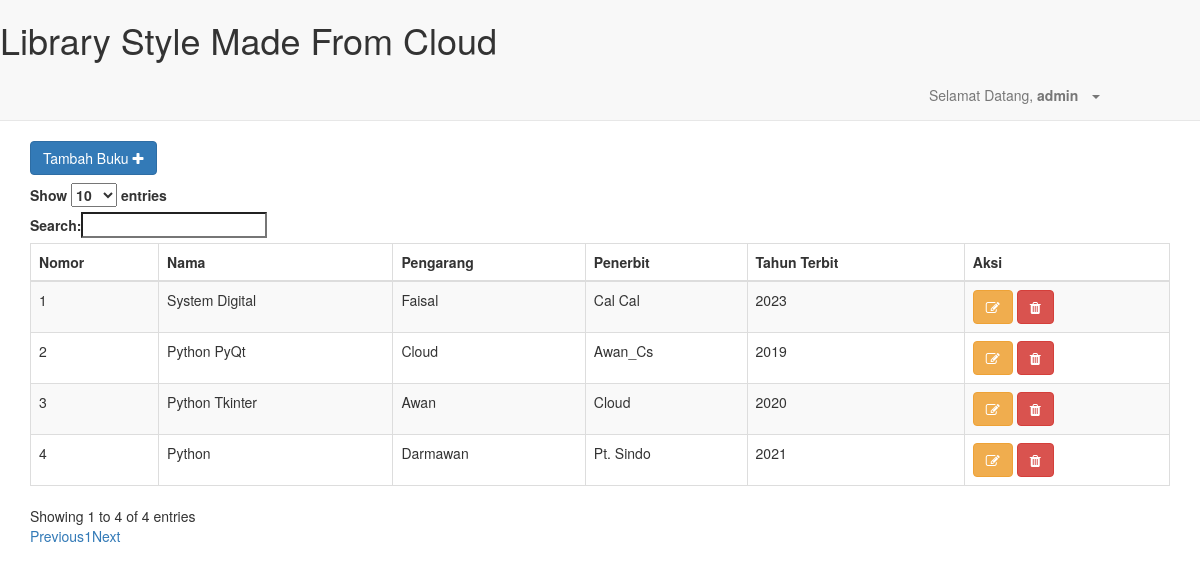
Screenshot of /buku/ (signed in) with the database file from the repository.
### buku/models.py (models this page shows, shortened)
class Buku(models.Model):
    nama = models.TextField(max_length=100)
    pengarang = models.TextField(max_length=100)
    penerbit = models.TextField(max_length=100)
    thn_terbit = models.CharField(max_length=5)
    class Meta:
        db_table = 'buku'
        ordering = ['-id']

### buku/views.py (the view)
class ListBuku(Auth, View):
    template_name = 'buku/list.html'
    def get(self, request):
        data ={
            'list_buku' : Buku.objects.all()
        }
        return render(request,self.template_name, data)

### buku/templates/buku/list.html (shortened to what this page needs)
{% extends "base.html" %}
{%block content%}
<a href="{% url 'buku:add' %}" class="btn btn-primary" style="margin-bottom: 8px;">Tambah Buku <i class="fa fa-plus"></i></a>
<table id="tbl" class="table table-striped table-hovered table-bordered">
    <thead>
        <tr>
            <th>Nomor</th>
            <th>Nama</th>
            <th>Pengarang</th>
            <th>Penerbit</th>
            <th>Tahun Terbit</th>
            <th>Aksi</th>
        </tr>
    </thead>
    <tbody>
        {%for buku in list_buku%}
        <tr>
            <td>{{forloop.counter}}</td>
            <td>{{buku.nama}}</td>
            <td>{{buku.pengarang}}</td>
            <td>{{buku.penerbit}}</td>
            <td>{{buku.thn_terbit}}</td>
            <td>
                <div class="btn-groub">
                    <a href="{% url 'buku:edit' id=buku.pk %}" class="btn btn-warning"><i class="fa fa-edit"></i></a>
                    <a href="{% url 'buku:remove' id=buku.pk %}" class="btn btn-danger" onclick="return confirm('Yakin nih mau ngapus aku? :(')"><i class="fa fa-trash"></i></a>
                </div>
            </td>
        </tr>
        {%endfor%}
    </tbody>
</table>
{% endblock content %}

### templates/base.html (shortened to what this page needs)
{%load staticfiles%}
<!DOCTYPE html>
<html lang="en">
    <head>
        <meta name="viewport" content="width=device-width, initial-scale=1"> {% include "static.html" %}
    </head>
    <body>
        <div class="row">
            <nav class="navbar navbar-default navbar-static-top">
                <div class="container-fluid">
                        <div>
                            <h1>Library Style Made From Cloud</h1>
                        </div>
                    <ul class="nav navbar-nav navbar-right" style="margin-right: 85px;">
                        <li class="dropdown">
                            <a href="#" class="dropdown-toggle" data-toggle="dropdown" role="button" aria-haspopup="true" aria-expanded="false">Selamat Datang,
                                <b>{{request.user.username}}</b>
                                &nbsp; <span class="caret"></span></a>
                        </li>
                    </ul>
                </div>
            </nav>
            <div class="container">
                {% block content %}
                {% endblock content %}
            </div>
        </div>
    </body>
</html>

### rows the page displays
Buku: nama "System Digital", pengarang "Faisal", penerbit "Cal Cal", thn_terbit "2023"
Buku: nama "Python PyQt", pengarang "Cloud", penerbit "Awan_Cs", thn_terbit "2019"
Buku: nama "Python Tkinter", pengarang "Awan", penerbit "Cloud", thn_terbit "2020"
Buku: nama "Python", pengarang "Darmawan", penerbit "Pt. Sindo", thn_terbit "2021"

### other values shown
{{ request.user.username }} "admin"
